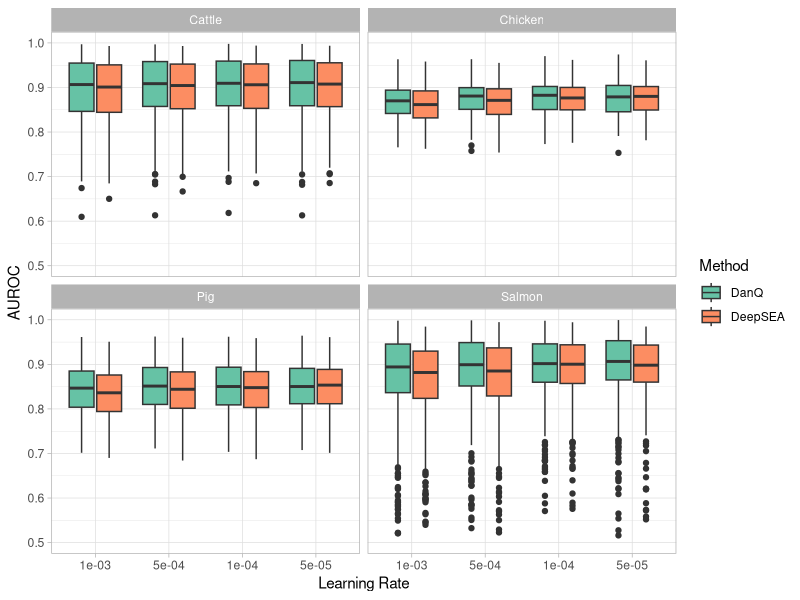

This chart was generated by the following R code: (Note: this script raises an error after producing the figure.)
setwd('/Users/datn/research/DL_paper_final')
require(data.table)
require(ggplot2)
library(dplyr)
library(tidyr)


df = fread('out_tables/model_performance.csv')
df = as.data.frame(df)
df$LR = as.character(df$LR)
df$LR[df$LR == "0.001"] = "1e-03"
df$LR = factor(df$LR, levels = c("1e-03", "5e-04", "1e-04", "5e-05"))



## AUROC
auroc = ggplot(df, aes(x = LR, y = auroc, fill = Method)) +
  geom_boxplot() +
  facet_wrap(~Spec) +
  theme_light() +
  labs(x = "Learning Rate",
       y = "AUROC") +
  scale_y_continuous(limits = c(0.5, 1)) +
  scale_fill_brewer(palette = "Set2")

# Compute the median values
median_table_auroc <- df %>%
  group_by(LR, Method, Spec) %>%
  summarize(Median_AUROC = median(auroc, na.rm = TRUE)) %>%
  arrange(LR, Spec, Method)

# Display the table
print(median_table_auroc)


wide_median_table_auroc <- median_table_auroc %>%
  pivot_wider(names_from = Method, values_from = Median_AUROC) %>% arrange(Spec)


# Optionally save the table to a CSV file
write.csv(wide_median_table_auroc, "out_tables_R1/Sup_Tab1_median_auroc.csv", row.names = FALSE)


pdf("out_figs_R1/Fig2.pdf", width = 8, height = 5.5)
auroc
dev.off()


## AUPR
aupr = ggplot(df, aes(x = LR, y = aupr, fill = Method)) +
  geom_boxplot() +
  facet_wrap(~Spec) +
  theme_light() +
  labs(x = "Learning Rate",
       y = "AUPR") +
  scale_y_continuous() +
  scale_fill_brewer(palette = "Set2")

# Compute the median values
median_table_aupr <- df %>%
  group_by(LR, Method, Spec) %>%
  summarize(Median_AUPR = median(aupr, na.rm = TRUE)) %>%
  arrange(LR, Spec, Method)

# Display the table
print(median_table_aupr)


wide_median_table_aupr <- median_table_aupr %>%
  pivot_wider(names_from = Method, values_from = Median_AUPR) %>% arrange(Spec)


# Optionally save the table to a CSV file
write.csv(wide_median_table_aupr, "out_tables_R1/Sup_Tab2_median_aupr.csv", row.names = FALSE)


### export figs

pdf("out_figs_R1/Sup_Fig1.pdf", width = 8, height = 5.5)
aupr
dev.off()

## Export best learning rates for DanQ
combine_tab = median_table_auroc
combine_tab$Median_AUPR = median_table_aupr$Median_AUPR

best_lr <- combine_tab %>% 
  filter(Method == "DanQ") %>%
  group_by(Spec) %>%
  filter(Median_AUROC == max(Median_AUROC)) %>%
  arrange(Spec)


write.csv(best_lr, "out_tables_R1/Sup_Tab3_best_LR_DanQ.csv", row.names = FALSE)



filter_dataframe <- function(df, LR, Method, Spec) {
  pick <- (df$LR == LR) & (df$Method == Method) & (df$Spec == Spec)
  return(df[pick, ])
}

df_best <- rbind(
  filter_dataframe(df, "5e-05", "DanQ", "Cattle"),
  filter_dataframe(df, "1e-04", "DanQ", "Chicken"),
  filter_dataframe(df, "5e-04", "DanQ", "Pig"),
  filter_dataframe(df, "5e-05", "DanQ", "Salmon")
)

### AUC by track types

f2 = ggplot(df_best, aes(y = Type, x = auroc, fill = Type)) +
  geom_violin(trim=FALSE) +
  geom_boxplot(width=0.2, fill="white")+
  facet_wrap(~Spec) +
  theme_light() +
  labs(x = "AUROC",
       y = "Data type") +
  scale_x_continuous(limits = c(0.5, 1)) +
  scale_fill_brewer(palette = "Set2") +
  theme(legend.position = "none")



pdf("out_figs_R1/Sup_Fig2.pdf", width = 8, height = 5.5)
f2
dev.off()



# ### AUPR by track types

# f3 = ggplot(df_best, aes(y = Type, x = aupr, fill = Type)) +
#   geom_violin(trim=FALSE) +
#   geom_boxplot(width=0.2, fill="white")+
#   facet_wrap(~Spec) +
#   theme_light() +
#   labs(x = "AUPR",
#        y = "Data type") +
#   scale_x_continuous() +
#   scale_fill_brewer(palette = "Set2") +
#   theme(legend.position = "none")



# pdf("out_figs_R1/Sup_Fig3.pdf", width = 8, height = 5.5)
# f3
# dev.off()


